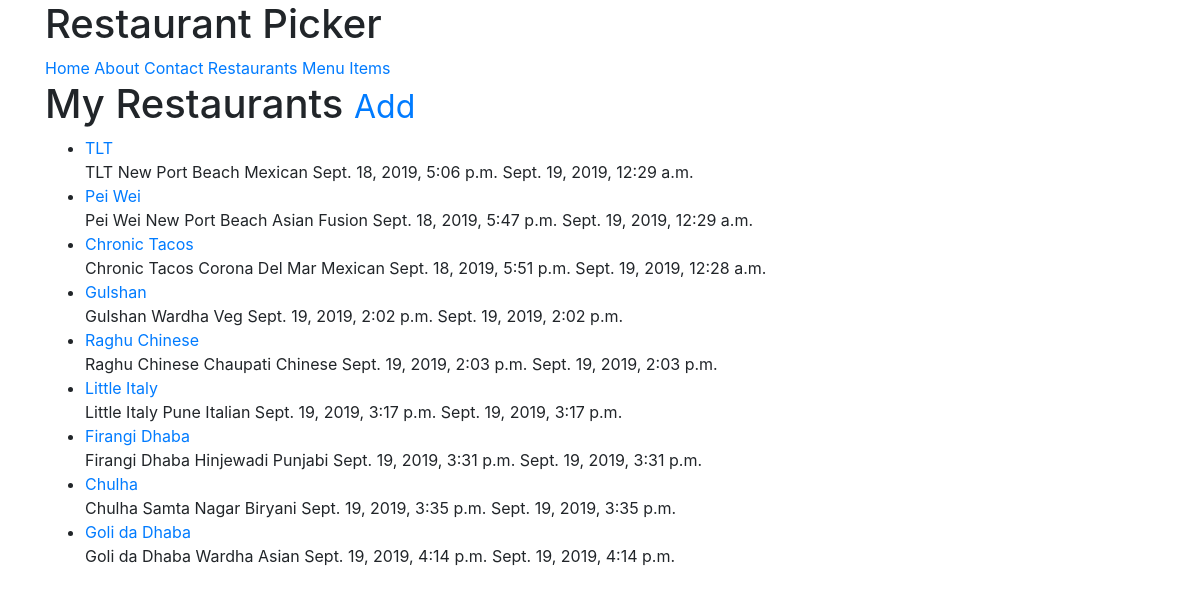
The page /restaurants/ (signed in) on the database its author committed.
### restaurants/models.py (models this page shows, shortened)
class RestaurantLocation(models.Model):
    owner       = models.ForeignKey(
                    User,
                    on_delete = models.CASCADE,
                )
    name        = models.CharField(max_length = 120)
    location    = models.CharField(max_length = 120, null=True, blank=True)
    category    = models.CharField(max_length = 120, null=True, blank=True,validators=[validate_category])
    timestamp   = models.DateTimeField(auto_now_add=True, null=True)
    updated     = models.DateTimeField(auto_now=True)
    slug        = models.SlugField(null=True, blank=True)
    def __str__(self):
        return self.name
    def get_absolute_url(self):
        return reverse('restaurants:detail',kwargs={'slug':self.slug})

### restaurants/views.py (the view)
# urls.py: path('',RestaurantListView.as_view(),name='list'),
class RestaurantListView(LoginRequiredMixin,ListView):
    def get_queryset(self):
        return RestaurantLocation.objects.filter(owner=self.request.user)

### restaurants/templates/restaurants/restaurantlocation_list.html (shortened to what this page needs)
{% extends 'base.html' %}
{% block content %}
<h1>My Restaurants <small><a href="{% url 'restaurants:create'%}">Add</a></small></h1>
<ul>
{% for obj in object_list %}
<li><a href="{{ obj.get_absolute_url }}">{{ obj }}</a>
  <br>
  {{ obj.name }} {{obj.location }} {{ obj.category }} {{obj.timestamp}} {{obj.updated}}</li>
{% endfor %}
</ul>
{% endblock content %}

### rows shown on the page
RestaurantLocation: name "TLT", location "New Port Beach", category "Mexican", timestamp "Sept. 18, 2019, 5:06 p.m.", updated "Sept. 19, 2019, 12:29 a.m."
RestaurantLocation: name "Pei Wei", location "New Port Beach", category "Asian Fusion", timestamp "Sept. 18, 2019, 5:47 p.m.", updated "Sept. 19, 2019, 12:29 a.m."
RestaurantLocation: name "Chronic Tacos", location "Corona Del Mar", category "Mexican", timestamp "Sept. 18, 2019, 5:51 p.m.", updated "Sept. 19, 2019, 12:28 a.m."
RestaurantLocation: name "Gulshan", location "Wardha", category "Veg", timestamp "Sept. 19, 2019, 2:02 p.m.", updated "Sept. 19, 2019, 2:02 p.m."
RestaurantLocation: name "Raghu Chinese", location "Chaupati", category "Chinese", timestamp "Sept. 19, 2019, 2:03 p.m.", updated "Sept. 19, 2019, 2:03 p.m."
RestaurantLocation: name "Little Italy", location "Pune", category "Italian", timestamp "Sept. 19, 2019, 3:17 p.m.", updated "Sept. 19, 2019, 3:17 p.m."
RestaurantLocation: name "Firangi Dhaba", location "Hinjewadi", category "Punjabi", timestamp "Sept. 19, 2019, 3:31 p.m.", updated "Sept. 19, 2019, 3:31 p.m."
RestaurantLocation: name "Chulha", location "Samta Nagar", category "Biryani", timestamp "Sept. 19, 2019, 3:35 p.m.", updated "Sept. 19, 2019, 3:35 p.m."
RestaurantLocation: name "Goli da Dhaba", location "Wardha", category "Asian", timestamp "Sept. 19, 2019, 4:14 p.m.", updated "Sept. 19, 2019, 4:14 p.m."
